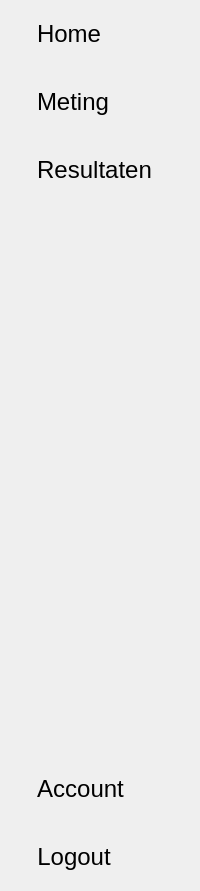
<?xml version="1.0" encoding="UTF-8"?>
<ui version="4.0">
 <class>Menu</class>
 <widget class="QWidget" name="Menu">
  <property name="geometry">
   <rect>
    <x>0</x>
    <y>0</y>
    <width>200</width>
    <height>891</height>
   </rect>
  </property>
  <property name="maximumSize">
   <size>
    <width>200</width>
    <height>16777215</height>
   </size>
  </property>
  <property name="windowTitle">
   <string>Form</string>
  </property>
  <property name="styleSheet">
   <string notr="true"/>
  </property>
  <layout class="QVBoxLayout" name="verticalLayout_2">
   <property name="spacing">
    <number>0</number>
   </property>
   <property name="leftMargin">
    <number>0</number>
   </property>
   <property name="topMargin">
    <number>0</number>
   </property>
   <property name="rightMargin">
    <number>0</number>
   </property>
   <property name="bottomMargin">
    <number>0</number>
   </property>
   <item>
    <widget class="QWidget" name="menu" native="true">
     <property name="minimumSize">
      <size>
       <width>150</width>
       <height>0</height>
      </size>
     </property>
     <property name="styleSheet">
      <string notr="true"/>
     </property>
     <layout class="QVBoxLayout" name="verticalLayout">
      <property name="spacing">
       <number>0</number>
      </property>
      <property name="leftMargin">
       <number>0</number>
      </property>
      <property name="topMargin">
       <number>0</number>
      </property>
      <property name="rightMargin">
       <number>0</number>
      </property>
      <property name="bottomMargin">
       <number>0</number>
      </property>
      <item>
       <widget class="QWidget" name="homeBtn" native="true">
        <property name="maximumSize">
         <size>
          <width>1000</width>
          <height>1000</height>
         </size>
        </property>
        <property name="cursor">
         <cursorShape>PointingHandCursor</cursorShape>
        </property>
        <layout class="QHBoxLayout" name="buttonLayout_3">
         <property name="spacing">
          <number>10</number>
         </property>
         <property name="leftMargin">
          <number>20</number>
         </property>
         <property name="topMargin">
          <number>20</number>
         </property>
         <property name="rightMargin">
          <number>10</number>
         </property>
         <property name="bottomMargin">
          <number>20</number>
         </property>
         <item>
          <widget class="QLabel" name="homeIcon">
           <property name="sizePolicy">
            <sizepolicy hsizetype="Fixed" vsizetype="Fixed">
             <horstretch>0</horstretch>
             <verstretch>0</verstretch>
            </sizepolicy>
           </property>
           <property name="maximumSize">
            <size>
             <width>50</width>
             <height>50</height>
            </size>
           </property>
           <property name="text">
            <string/>
           </property>
           <property name="scaledContents">
            <bool>false</bool>
           </property>
          </widget>
         </item>
         <item>
          <widget class="QLabel" name="homeLabel">
           <property name="sizePolicy">
            <sizepolicy hsizetype="Fixed" vsizetype="Preferred">
             <horstretch>0</horstretch>
             <verstretch>0</verstretch>
            </sizepolicy>
           </property>
           <property name="font">
            <font>
             <pointsize>18</pointsize>
            </font>
           </property>
           <property name="text">
            <string>Home</string>
           </property>
           <property name="alignment">
            <set>Qt::AlignCenter</set>
           </property>
          </widget>
         </item>
         <item>
          <spacer name="horizontalSpacer">
           <property name="orientation">
            <enum>Qt::Horizontal</enum>
           </property>
           <property name="sizeHint" stdset="0">
            <size>
             <width>40</width>
             <height>20</height>
            </size>
           </property>
          </spacer>
         </item>
        </layout>
       </widget>
      </item>
      <item>
       <widget class="QWidget" name="metingBtn" native="true">
        <property name="maximumSize">
         <size>
          <width>1000</width>
          <height>1000</height>
         </size>
        </property>
        <property name="cursor">
         <cursorShape>PointingHandCursor</cursorShape>
        </property>
        <layout class="QHBoxLayout" name="buttonLayout_4">
         <property name="spacing">
          <number>10</number>
         </property>
         <property name="leftMargin">
          <number>20</number>
         </property>
         <property name="topMargin">
          <number>20</number>
         </property>
         <property name="rightMargin">
          <number>10</number>
         </property>
         <property name="bottomMargin">
          <number>20</number>
         </property>
         <item>
          <widget class="QLabel" name="metingIcon">
           <property name="sizePolicy">
            <sizepolicy hsizetype="Fixed" vsizetype="Fixed">
             <horstretch>0</horstretch>
             <verstretch>0</verstretch>
            </sizepolicy>
           </property>
           <property name="maximumSize">
            <size>
             <width>50</width>
             <height>50</height>
            </size>
           </property>
           <property name="text">
            <string/>
           </property>
           <property name="scaledContents">
            <bool>false</bool>
           </property>
          </widget>
         </item>
         <item>
          <widget class="QLabel" name="metingMenuLabel">
           <property name="sizePolicy">
            <sizepolicy hsizetype="Fixed" vsizetype="Preferred">
             <horstretch>0</horstretch>
             <verstretch>0</verstretch>
            </sizepolicy>
           </property>
           <property name="font">
            <font>
             <pointsize>18</pointsize>
            </font>
           </property>
           <property name="text">
            <string>Meting</string>
           </property>
           <property name="alignment">
            <set>Qt::AlignCenter</set>
           </property>
          </widget>
         </item>
         <item>
          <spacer name="horizontalSpacer_2">
           <property name="orientation">
            <enum>Qt::Horizontal</enum>
           </property>
           <property name="sizeHint" stdset="0">
            <size>
             <width>40</width>
             <height>20</height>
            </size>
           </property>
          </spacer>
         </item>
        </layout>
       </widget>
      </item>
      <item>
       <widget class="QWidget" name="resultatenBtn" native="true">
        <property name="maximumSize">
         <size>
          <width>1000</width>
          <height>1000</height>
         </size>
        </property>
        <property name="cursor">
         <cursorShape>PointingHandCursor</cursorShape>
        </property>
        <layout class="QHBoxLayout" name="buttonLayout">
         <property name="spacing">
          <number>10</number>
         </property>
         <property name="leftMargin">
          <number>20</number>
         </property>
         <property name="topMargin">
          <number>20</number>
         </property>
         <property name="rightMargin">
          <number>10</number>
         </property>
         <property name="bottomMargin">
          <number>20</number>
         </property>
         <item>
          <widget class="QLabel" name="resultatenIcon">
           <property name="sizePolicy">
            <sizepolicy hsizetype="Fixed" vsizetype="Fixed">
             <horstretch>0</horstretch>
             <verstretch>0</verstretch>
            </sizepolicy>
           </property>
           <property name="maximumSize">
            <size>
             <width>50</width>
             <height>50</height>
            </size>
           </property>
           <property name="text">
            <string/>
           </property>
           <property name="scaledContents">
            <bool>false</bool>
           </property>
          </widget>
         </item>
         <item>
          <widget class="QLabel" name="resultatenLabel">
           <property name="sizePolicy">
            <sizepolicy hsizetype="Fixed" vsizetype="Preferred">
             <horstretch>0</horstretch>
             <verstretch>0</verstretch>
            </sizepolicy>
           </property>
           <property name="font">
            <font>
             <pointsize>18</pointsize>
            </font>
           </property>
           <property name="text">
            <string>Resultaten</string>
           </property>
           <property name="alignment">
            <set>Qt::AlignCenter</set>
           </property>
          </widget>
         </item>
         <item>
          <spacer name="horizontalSpacer_3">
           <property name="orientation">
            <enum>Qt::Horizontal</enum>
           </property>
           <property name="sizeHint" stdset="0">
            <size>
             <width>40</width>
             <height>20</height>
            </size>
           </property>
          </spacer>
         </item>
        </layout>
       </widget>
      </item>
      <item>
       <spacer name="spacer">
        <property name="orientation">
         <enum>Qt::Vertical</enum>
        </property>
        <property name="sizeHint" stdset="0">
         <size>
          <width>20</width>
          <height>40</height>
         </size>
        </property>
       </spacer>
      </item>
      <item>
       <widget class="QWidget" name="profileBtn" native="true">
        <property name="maximumSize">
         <size>
          <width>1000</width>
          <height>1000</height>
         </size>
        </property>
        <property name="cursor">
         <cursorShape>PointingHandCursor</cursorShape>
        </property>
        <layout class="QHBoxLayout" name="buttonLayout_5">
         <property name="spacing">
          <number>10</number>
         </property>
         <property name="leftMargin">
          <number>20</number>
         </property>
         <property name="topMargin">
          <number>20</number>
         </property>
         <property name="rightMargin">
          <number>10</number>
         </property>
         <property name="bottomMargin">
          <number>20</number>
         </property>
         <item>
          <widget class="QLabel" name="profileIcon">
           <property name="sizePolicy">
            <sizepolicy hsizetype="Fixed" vsizetype="Fixed">
             <horstretch>0</horstretch>
             <verstretch>0</verstretch>
            </sizepolicy>
           </property>
           <property name="maximumSize">
            <size>
             <width>50</width>
             <height>50</height>
            </size>
           </property>
           <property name="text">
            <string/>
           </property>
           <property name="scaledContents">
            <bool>false</bool>
           </property>
          </widget>
         </item>
         <item>
          <widget class="QLabel" name="profileLabel">
           <property name="sizePolicy">
            <sizepolicy hsizetype="Fixed" vsizetype="Preferred">
             <horstretch>0</horstretch>
             <verstretch>0</verstretch>
            </sizepolicy>
           </property>
           <property name="font">
            <font>
             <pointsize>18</pointsize>
            </font>
           </property>
           <property name="text">
            <string>Account</string>
           </property>
           <property name="alignment">
            <set>Qt::AlignCenter</set>
           </property>
          </widget>
         </item>
         <item>
          <spacer name="horizontalSpacer_5">
           <property name="orientation">
            <enum>Qt::Horizontal</enum>
           </property>
           <property name="sizeHint" stdset="0">
            <size>
             <width>40</width>
             <height>20</height>
            </size>
           </property>
          </spacer>
         </item>
        </layout>
       </widget>
      </item>
      <item>
       <widget class="QWidget" name="logoutBtn" native="true">
        <property name="maximumSize">
         <size>
          <width>1000</width>
          <height>1000</height>
         </size>
        </property>
        <property name="cursor">
         <cursorShape>PointingHandCursor</cursorShape>
        </property>
        <layout class="QHBoxLayout" name="buttonLayout_2">
         <property name="spacing">
          <number>10</number>
         </property>
         <property name="leftMargin">
          <number>20</number>
         </property>
         <property name="topMargin">
          <number>20</number>
         </property>
         <property name="rightMargin">
          <number>10</number>
         </property>
         <property name="bottomMargin">
          <number>20</number>
         </property>
         <item>
          <widget class="QLabel" name="logoutIcon">
           <property name="sizePolicy">
            <sizepolicy hsizetype="Fixed" vsizetype="Fixed">
             <horstretch>0</horstretch>
             <verstretch>0</verstretch>
            </sizepolicy>
           </property>
           <property name="maximumSize">
            <size>
             <width>50</width>
             <height>50</height>
            </size>
           </property>
           <property name="cursor">
            <cursorShape>ArrowCursor</cursorShape>
           </property>
           <property name="text">
            <string/>
           </property>
           <property name="scaledContents">
            <bool>false</bool>
           </property>
          </widget>
         </item>
         <item>
          <widget class="QLabel" name="logoutLabel">
           <property name="sizePolicy">
            <sizepolicy hsizetype="Fixed" vsizetype="Preferred">
             <horstretch>0</horstretch>
             <verstretch>0</verstretch>
            </sizepolicy>
           </property>
           <property name="font">
            <font>
             <pointsize>18</pointsize>
            </font>
           </property>
           <property name="text">
            <string>Logout</string>
           </property>
           <property name="alignment">
            <set>Qt::AlignCenter</set>
           </property>
          </widget>
         </item>
         <item>
          <spacer name="horizontalSpacer_4">
           <property name="orientation">
            <enum>Qt::Horizontal</enum>
           </property>
           <property name="sizeHint" stdset="0">
            <size>
             <width>40</width>
             <height>20</height>
            </size>
           </property>
          </spacer>
         </item>
        </layout>
       </widget>
      </item>
     </layout>
    </widget>
   </item>
  </layout>
 </widget>
 <resources/>
 <connections/>
</ui>
